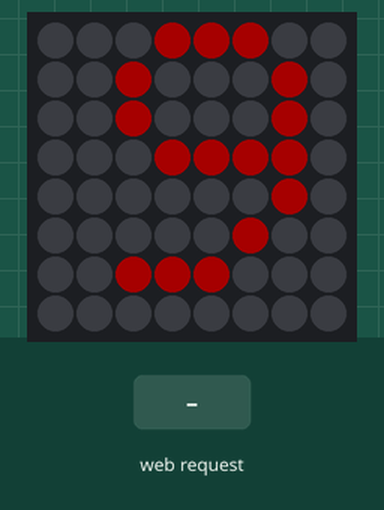
The sketch below on a simulated ESP8266 (NodeMCU). On the bench: 8×8 RGB LED matrix (first LED top left, wired row by row). The inputs (shaded band) are chosen by the test bench. Dim RGB values are drawn brighter than linear; WiFi joins after 1.5 s; servers stay silent unless stated; what the sketch prints to the serial monitor is not drawn.

Above: at 2.78 s.
2.8 s: HTTP request GET /msg?msg=1 received
At 5.6 s:
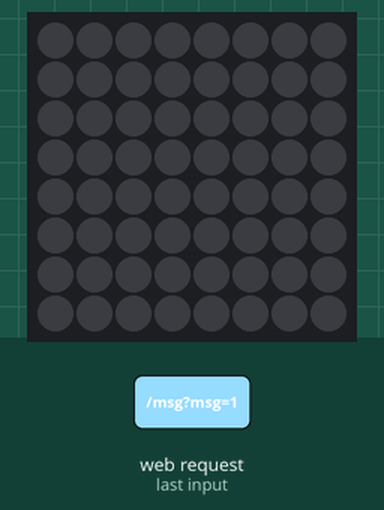
5.8 s: HTTP request GET /msg received
7.3 s: HTTP request GET /msg?msg=0 received
At 11.17 s:
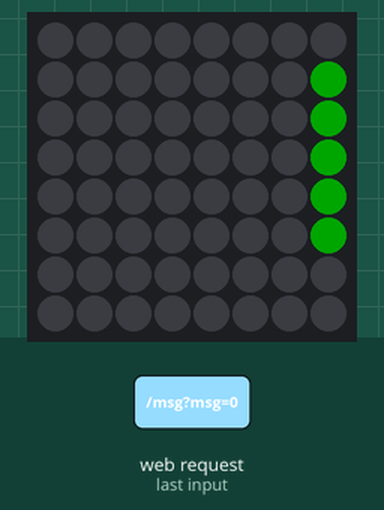
At 13.73 s:
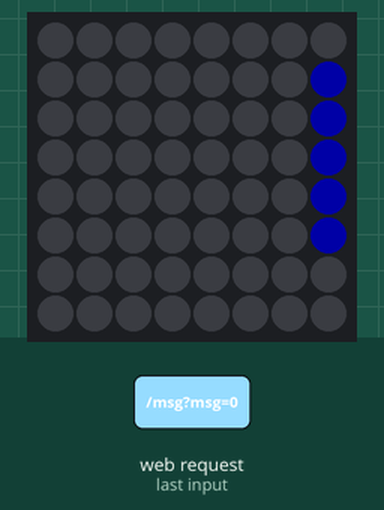
Timing chart, 0 to 15.2 s (numbered marks = the images above; inputs shaded):
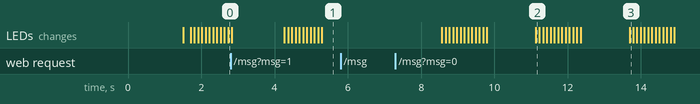

The sketch:

NeoMatrixWebScroller.ino
```cpp
// Adafruit_NeoMatrix example for single NeoPixel Shield.
// Scrolls 'Howdy' across the matrix in a portrait (vertical) orientation.

#include <Adafruit_GFX.h>
#include <Adafruit_NeoMatrix.h>
#include <Adafruit_NeoPixel.h>
#ifndef PSTR
 #define PSTR // Make Arduino Due happy
#endif

#define PIN D2

#include <ESP8266WiFi.h>
#include <ESP8266WebServer.h>
const char *SERVER_WIFI_SSID =  "YOUR WIFI SSID";
const char *SERVER_WIFI_PASS = "YOUR PASSWORD";

void setupWiFi()
{
   Serial.print("Connecting to WiFi ");
   WiFi.begin(SERVER_WIFI_SSID,SERVER_WIFI_PASS);
   while(WiFi.status() != WL_CONNECTED)
   {
     delay(500);
     Serial.print(".");
   }
   Serial.println("Connected");
}


// Instantiate server class                               // See tab Network for #include
ESP8266WebServer server(80);                              // HTTP server will listen at port 80


// MATRIX DECLARATION:
// Parameter 1 = width of NeoPixel matrix
// Parameter 2 = height of matrix
// Parameter 3 = pin number (most are valid)
// Parameter 4 = matrix layout flags, add together as needed:
//   NEO_MATRIX_TOP, NEO_MATRIX_BOTTOM, NEO_MATRIX_LEFT, NEO_MATRIX_RIGHT:
//     Position of the FIRST LED in the matrix; pick two, e.g.
//     NEO_MATRIX_TOP + NEO_MATRIX_LEFT for the top-left corner.
//   NEO_MATRIX_ROWS, NEO_MATRIX_COLUMNS: LEDs are arranged in horizontal
//     rows or in vertical columns, respectively; pick one or the other.
//   NEO_MATRIX_PROGRESSIVE, NEO_MATRIX_ZIGZAG: all rows/columns proceed
//     in the same order, or alternate lines reverse direction; pick one.
//   See example below for these values in action.
// Parameter 5 = pixel type flags, add together as needed:
//   NEO_KHZ800  800 KHz bitstream (most NeoPixel products w/WS2812 LEDs)
//   NEO_KHZ400  400 KHz (classic 'v1' (not v2) FLORA pixels, WS2811 drivers)
//   NEO_GRB     Pixels are wired for GRB bitstream (most NeoPixel products)
//   NEO_RGB     Pixels are wired for RGB bitstream (v1 FLORA pixels, not v2)


// Example for NeoPixel Shield.  In this application we'd like to use it
// as a 5x8 tall matrix, with the USB port positioned at the top of the
// Arduino.  When held that way, the first pixel is at the top right, and
// lines are arranged in columns, progressive order.  The shield uses
// 800 KHz (v2) pixels that expect GRB color data.
Adafruit_NeoMatrix matrix = Adafruit_NeoMatrix(8, 8, PIN,
  NEO_MATRIX_TOP     + NEO_MATRIX_RIGHT +
  NEO_MATRIX_COLUMNS + NEO_MATRIX_PROGRESSIVE,
  NEO_GRB            + NEO_KHZ800);

const uint16_t colors[] = {
  matrix.Color(255, 0, 0), matrix.Color(0, 255, 0), matrix.Color(0, 0, 255) };

String textToScroll = "";

void setup() {
  Serial.begin(115200);                                   // full speed to monitor
  setupWiFi();
  webserver();
  matrix.begin();
  matrix.setTextWrap(false);
  matrix.setBrightness(40);
  matrix.setTextColor(colors[0]);
}

void loop() {
 server.handleClient();                                  // checks for incoming messages
 display();
}

int x    = matrix.width();
int pass = 0;

void display()
{

  matrix.fillScreen(0);
  matrix.setCursor(x, 0);
  matrix.print(textToScroll);
  int n = (textToScroll.length()+1)*8;
  if(--x < -n) {
    x = matrix.width();
    if(++pass >= 3) pass = 0;
    matrix.setTextColor(colors[pass]);
  }
  matrix.show();
  delay(100);
}


String form =                                             // String form to sent to the client-browser
  "<p>"
  "<center>"
  "<h1>Text to scroll</h1>"
  "<form action='msg'><p>Type something nice... <input type='text' name='msg' size=50 autofocus> <input type='submit' value='Submit'></form>"
  "</center>";

void webserver()
{
  // Set up the endpoints for HTTP server,  Endpoints can be written as inline functions:
  server.on("/", []()
  {
    server.send(200, "text/html", form);
  });

  server.on("/msg", handle_msg);                          // And as regular external functions:
  server.begin();                                         // Start the server

  char result[16];
  sprintf(result, "%3d.%3d.%3d.%3d", WiFi.localIP()[0], WiFi.localIP()[1], WiFi.localIP()[2], WiFi.localIP()[3]);

  Serial.println("WebServer ready:   ");
  textToScroll = result;
  Serial.println(WiFi.localIP());                         // Serial monitor prints localIP
  Serial.println();
  Serial.println(result);
}
```

Network.ino
```cpp
#include <ESP8266WiFi.h>
#include <ESP8266WebServer.h>
#include <ArduinoJson.h>
/*
  handles the messages coming from the webbrowser, restores a few special characters and
  constructs the strings that can be sent to the oled display
*/

void handle_msg()
{
  server.send(200, "text/html", form);                    // Send same page so they can send another msg

  // Display msg on Oled
  String msg = server.arg("msg");
  Serial.println(msg);
  String decodedMsg = msg;
  // Restore special characters that are misformed to %char by the client browser
  decodedMsg.replace("+", " ");
  decodedMsg.replace("%21", "!");
  decodedMsg.replace("%22", "");
  decodedMsg.replace("%23", "#");
  decodedMsg.replace("%24", "$");
  decodedMsg.replace("%25", "%");
  decodedMsg.replace("%26", "&");
  decodedMsg.replace("%27", "'");
  decodedMsg.replace("%28", "(");
  decodedMsg.replace("%29", ")");
  decodedMsg.replace("%2A", "*");
  decodedMsg.replace("%2B", "+");
  decodedMsg.replace("%2C", ",");
  decodedMsg.replace("%2F", "/");
  decodedMsg.replace("%3A", ":");
  decodedMsg.replace("%3B", ";");
  decodedMsg.replace("%3C", "<");
  decodedMsg.replace("%3D", "=");
  decodedMsg.replace("%3E", ">");
  decodedMsg.replace("%3F", "?");
  decodedMsg.replace("%40", "@");
  //Serial.println(decodedMsg);                           // print original string to monitor
  unsigned int lengte = decodedMsg.length();              // length of received message
  for  (int i = 0; i < lengte; i++)                       // prints up to 8 rows of 16 characters.
  {
    char c = decodedMsg[i];
    Serial.print(c);                                      //decodedMsg[i]);
  }

textToScroll = decodedMsg;
}
```

Measured:
- after the input at 2.8 s, the LEDs: change at once (image 1)
- after the input at 5.8 s, every drawn part: stays the same
- after the input at 7.3 s, the LEDs: first change after 1.3 s (image 2 shows a later state)
